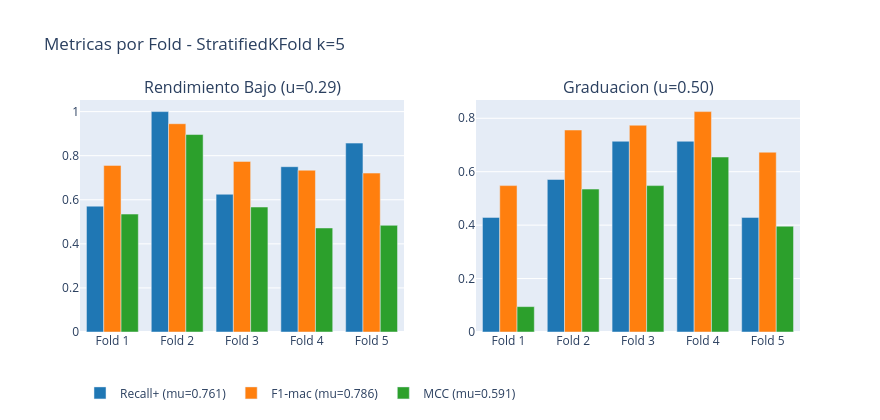

The code cell stored with this chart in its notebook:
### Code cell
fig = make_subplots(rows=1, cols=2,
    subplot_titles=['Rendimiento Bajo (u=0.29)', 'Graduacion (u=0.50)'])

metrics = ['Recall+', 'F1-mac', 'MCC']
colors  = ['#1f77b4', '#ff7f0e', '#2ca02c']

for col, dfc in enumerate([df_cv_rb, df_cv_gr], 1):
    for metric, color in zip(metrics, colors):
        media = dfc[metric].mean()
        fig.add_trace(go.Bar(
            x=[f'Fold {i}' for i in range(1, 6)],
            y=dfc[metric].tolist(),
            name=f'{metric} (mu={media:.3f})',
            marker_color=color,
            showlegend=(col == 1)
        ), row=1, col=col)

fig.update_layout(
    barmode='group', height=420, width=880,
    title_text='Metricas por Fold - StratifiedKFold k=5',
    legend=dict(orientation='h', y=-0.2))
fig.show()

### Figure 1 — Plotly figure (JSON) as saved in the notebook; plotly's stock layout.template omitted (floating-point values rounded to 4 significant figures)
{"data": [{"marker": {"color": "#1f77b4"}, "name": "Recall+ (mu=0.761)", "showlegend": true, "type": "bar", "x": ["Fold 1", "Fold 2", "Fold 3", "Fold 4", "Fold 5"], "xaxis": "x", "y": [0.571, 1.0, 0.625, 0.75, 0.857], "yaxis": "y"}, {"marker": {"color": "#ff7f0e"}, "name": "F1-mac (mu=0.786)", "showlegend": true, "type": "bar", "x": ["Fold 1", "Fold 2", "Fold 3", "Fold 4", "Fold 5"], "xaxis": "x", "y": [0.756, 0.945, 0.774, 0.734, 0.721], "yaxis": "y"}, {"marker": {"color": "#2ca02c"}, "name": "MCC (mu=0.591)", "showlegend": true, "type": "bar", "x": ["Fold 1", "Fold 2", "Fold 3", "Fold 4", "Fold 5"], "xaxis": "x", "y": [0.535, 0.896, 0.567, 0.472, 0.484], "yaxis": "y"}, {"marker": {"color": "#1f77b4"}, "name": "Recall+ (mu=0.571)", "showlegend": false, "type": "bar", "x": ["Fold 1", "Fold 2", "Fold 3", "Fold 4", "Fold 5"], "xaxis": "x2", "y": [0.429, 0.571, 0.714, 0.714, 0.429], "yaxis": "y2"}, {"marker": {"color": "#ff7f0e"}, "name": "F1-mac (mu=0.715)", "showlegend": false, "type": "bar", "x": ["Fold 1", "Fold 2", "Fold 3", "Fold 4", "Fold 5"], "xaxis": "x2", "y": [0.548, 0.756, 0.774, 0.825, 0.673], "yaxis": "y2"}, {"marker": {"color": "#2ca02c"}, "name": "MCC (mu=0.446)", "showlegend": false, "type": "bar", "x": ["Fold 1", "Fold 2", "Fold 3", "Fold 4", "Fold 5"], "xaxis": "x2", "y": [0.095, 0.535, 0.548, 0.655, 0.396], "yaxis": "y2"}], "layout": {"annotations": [{"font": {"size": 16}, "showarrow": false, "text": "Rendimiento Bajo (u=0.29)", "x": 0.225, "xanchor": "center", "xref": "paper", "y": 1.0, "yanchor": "bottom", "yref": "paper"}, {"font": {"size": 16}, "showarrow": false, "text": "Graduacion (u=0.50)", "x": 0.775, "xanchor": "center", "xref": "paper", "y": 1.0, "yanchor": "bottom", "yref": "paper"}], "barmode": "group", "height": 420, "legend": {"orientation": "h", "y": -0.2}, "title": {"text": "Metricas por Fold - StratifiedKFold k=5"}, "width": 880, "xaxis": {"anchor": "y", "domain": [0.0, 0.45]}, "xaxis2": {"anchor": "y2", "domain": [0.55, 1.0]}, "yaxis": {"anchor": "x", "domain": [0.0, 1.0]}, "yaxis2": {"anchor": "x2", "domain": [0.0, 1.0]}}}
